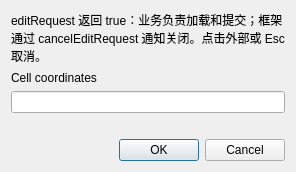
<?xml version="1.0" encoding="utf-8"?>
<ui version="4.0">
 <class>TreetableEditorPopup</class>
 <widget class="QDialog" name="TreetableEditorPopup">
  <property name="windowTitle"><string>业务 Popup 编辑</string></property>
  <layout class="QVBoxLayout" name="layout">
   <item><widget class="QLabel" name="description"><property name="text"><string>editRequest 返回 true：业务负责加载和提交；框架通过 cancelEditRequest 通知关闭。点击外部或 Esc 取消。</string></property><property name="wordWrap"><bool>true</bool></property></widget></item>
   <item><widget class="QLabel" name="coordinates"><property name="text"><string>Cell coordinates</string></property><property name="wordWrap"><bool>true</bool></property></widget></item>
   <item><widget class="QLineEdit" name="input"/></item>
   <item><widget class="QLabel" name="validation"><property name="text"><string/></property></widget></item>
   <item><widget class="QDialogButtonBox" name="buttons"><property name="standardButtons"><set>QDialogButtonBox::Cancel|QDialogButtonBox::Ok</set></property></widget></item>
  </layout>
 </widget>
 <resources/>
 <connections/>
</ui>
